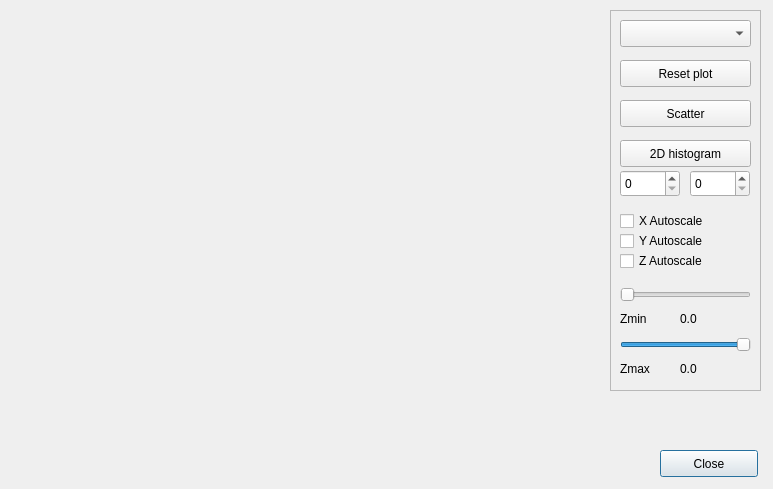
<?xml version="1.0" encoding="UTF-8"?>
<ui version="4.0">
 <class>OAMultiplot</class>
 <widget class="QDialog" name="OAMultiplot">
  <property name="geometry">
   <rect>
    <x>0</x>
    <y>0</y>
    <width>773</width>
    <height>489</height>
   </rect>
  </property>
  <property name="minimumSize">
   <size>
    <width>731</width>
    <height>489</height>
   </size>
  </property>
  <property name="windowTitle">
   <string>OA Data Viewer</string>
  </property>
  <widget class="QWidget" name="plot_area" native="true">
   <property name="geometry">
    <rect>
     <x>10</x>
     <y>10</y>
     <width>591</width>
     <height>431</height>
    </rect>
   </property>
  </widget>
  <widget class="QPushButton" name="close_button">
   <property name="geometry">
    <rect>
     <x>660</x>
     <y>450</y>
     <width>98</width>
     <height>27</height>
    </rect>
   </property>
   <property name="text">
    <string>Close</string>
   </property>
  </widget>
  <widget class="QFrame" name="control_frame">
   <property name="geometry">
    <rect>
     <x>610</x>
     <y>10</y>
     <width>151</width>
     <height>381</height>
    </rect>
   </property>
   <property name="frameShape">
    <enum>QFrame::StyledPanel</enum>
   </property>
   <property name="frameShadow">
    <enum>QFrame::Raised</enum>
   </property>
   <widget class="QComboBox" name="plot_selector">
    <property name="geometry">
     <rect>
      <x>10</x>
      <y>10</y>
      <width>131</width>
      <height>27</height>
     </rect>
    </property>
   </widget>
   <widget class="QPushButton" name="plot_scatter">
    <property name="geometry">
     <rect>
      <x>10</x>
      <y>90</y>
      <width>131</width>
      <height>27</height>
     </rect>
    </property>
    <property name="text">
     <string>Scatter</string>
    </property>
   </widget>
   <widget class="QPushButton" name="plot_hist2d">
    <property name="geometry">
     <rect>
      <x>10</x>
      <y>130</y>
      <width>131</width>
      <height>27</height>
     </rect>
    </property>
    <property name="text">
     <string>2D histogram</string>
    </property>
   </widget>
   <widget class="QSlider" name="zmin_slider">
    <property name="geometry">
     <rect>
      <x>10</x>
      <y>270</y>
      <width>131</width>
      <height>29</height>
     </rect>
    </property>
    <property name="orientation">
     <enum>Qt::Horizontal</enum>
    </property>
   </widget>
   <widget class="QSlider" name="zmax_slider">
    <property name="geometry">
     <rect>
      <x>10</x>
      <y>320</y>
      <width>131</width>
      <height>29</height>
     </rect>
    </property>
    <property name="value">
     <number>99</number>
    </property>
    <property name="orientation">
     <enum>Qt::Horizontal</enum>
    </property>
   </widget>
   <widget class="QCheckBox" name="en_xautoscale">
    <property name="geometry">
     <rect>
      <x>10</x>
      <y>200</y>
      <width>121</width>
      <height>22</height>
     </rect>
    </property>
    <property name="text">
     <string>X Autoscale</string>
    </property>
   </widget>
   <widget class="QLabel" name="label">
    <property name="geometry">
     <rect>
      <x>10</x>
      <y>300</y>
      <width>41</width>
      <height>17</height>
     </rect>
    </property>
    <property name="text">
     <string>Zmin</string>
    </property>
   </widget>
   <widget class="QLabel" name="label_2">
    <property name="geometry">
     <rect>
      <x>10</x>
      <y>350</y>
      <width>41</width>
      <height>17</height>
     </rect>
    </property>
    <property name="text">
     <string>Zmax</string>
    </property>
   </widget>
   <widget class="QLabel" name="zmin_value">
    <property name="geometry">
     <rect>
      <x>70</x>
      <y>300</y>
      <width>66</width>
      <height>17</height>
     </rect>
    </property>
    <property name="text">
     <string>0.0</string>
    </property>
   </widget>
   <widget class="QLabel" name="zmax_value">
    <property name="geometry">
     <rect>
      <x>70</x>
      <y>350</y>
      <width>66</width>
      <height>17</height>
     </rect>
    </property>
    <property name="text">
     <string>0.0</string>
    </property>
   </widget>
   <widget class="QCheckBox" name="en_yautoscale">
    <property name="geometry">
     <rect>
      <x>10</x>
      <y>220</y>
      <width>121</width>
      <height>22</height>
     </rect>
    </property>
    <property name="text">
     <string>Y Autoscale</string>
    </property>
   </widget>
   <widget class="QCheckBox" name="en_zautoscale">
    <property name="geometry">
     <rect>
      <x>10</x>
      <y>240</y>
      <width>121</width>
      <height>22</height>
     </rect>
    </property>
    <property name="text">
     <string>Z Autoscale</string>
    </property>
   </widget>
   <widget class="QPushButton" name="plot_reset">
    <property name="geometry">
     <rect>
      <x>10</x>
      <y>50</y>
      <width>131</width>
      <height>27</height>
     </rect>
    </property>
    <property name="text">
     <string>Reset plot</string>
    </property>
   </widget>
   <widget class="QSpinBox" name="hist_xbin">
    <property name="geometry">
     <rect>
      <x>10</x>
      <y>160</y>
      <width>60</width>
      <height>27</height>
     </rect>
    </property>
    <property name="maximum">
     <number>1000</number>
    </property>
   </widget>
   <widget class="QSpinBox" name="hist_ybin">
    <property name="geometry">
     <rect>
      <x>80</x>
      <y>160</y>
      <width>60</width>
      <height>27</height>
     </rect>
    </property>
    <property name="maximum">
     <number>1000</number>
    </property>
   </widget>
  </widget>
 </widget>
 <tabstops>
  <tabstop>close_button</tabstop>
 </tabstops>
 <connections/>
</ui>
